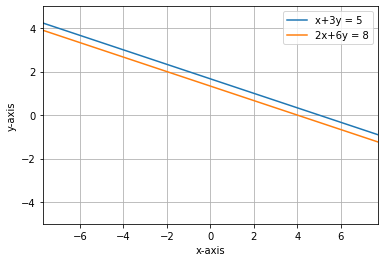

Write the Python code that produced this figure.
#!/usr/bin/env python
# coding: utf-8

# In[8]:


import matplotlib.pyplot as plt
import numpy as np
import math

x = np.linspace(-30,30,10)
y1 = (5-x)/3
y2 = (8-2*x)/6
plt.plot(x,y1, label = 'x+3y = 5')
plt.plot(x,y2, label = '2x+6y = 8')
plt.axis("equal")

plt.xlim(-5,5)
plt.ylim(-5,5)
plt.legend()
plt.xlabel('x-axis')
plt.ylabel('y-axis')
plt.grid() 


# In[ ]:
